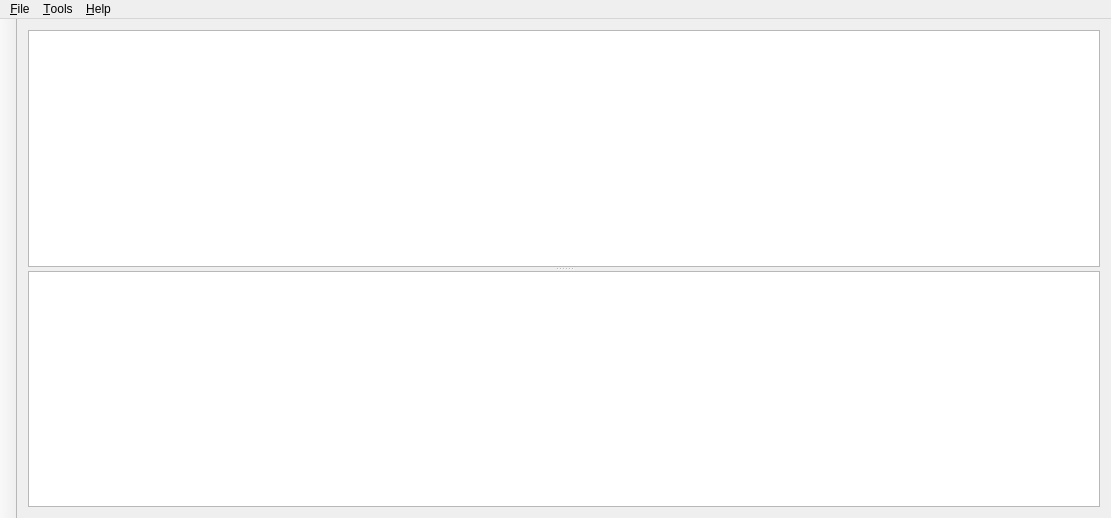
<?xml version="1.0" encoding="UTF-8"?>
<ui version="4.0">
 <class>MainWindow</class>
 <widget class="QMainWindow" name="MainWindow">
  <property name="geometry">
   <rect>
    <x>0</x>
    <y>0</y>
    <width>1111</width>
    <height>518</height>
   </rect>
  </property>
  <property name="windowTitle">
   <string>Entropy piano tuner</string>
  </property>
  <property name="windowIcon">
   <iconset resource="../../media/media.qrc">
    <normaloff>:/media/images/icon_256x256.png</normaloff>:/media/images/icon_256x256.png</iconset>
  </property>
  <widget class="QWidget" name="centralWidget">
   <layout class="QVBoxLayout" name="verticalLayout">
    <item>
     <layout class="QHBoxLayout" name="controlLayout"/>
    </item>
    <item>
     <widget class="QSplitter" name="graphSplitter">
      <property name="sizePolicy">
       <sizepolicy hsizetype="Preferred" vsizetype="Expanding">
        <horstretch>1</horstretch>
        <verstretch>1</verstretch>
       </sizepolicy>
      </property>
      <property name="orientation">
       <enum>Qt::Orientation::Vertical</enum>
      </property>
      <property name="childrenCollapsible">
       <bool>false</bool>
      </property>
      <widget class="TuningCurveGraph" name="tuningCurveGraphicsView">
       <property name="sizePolicy">
        <sizepolicy hsizetype="Expanding" vsizetype="Expanding">
         <horstretch>0</horstretch>
         <verstretch>1</verstretch>
        </sizepolicy>
       </property>
       <property name="whatsThis">
        <string>&lt;html&gt;&lt;head/&gt;&lt;body&gt;&lt;p&gt;This windows displays the tuning curve.&lt;/p&gt;&lt;/body&gt;&lt;/html&gt;</string>
       </property>
      </widget>
      <widget class="FourierSpectrumGraph" name="fourierSpectrumGraphics">
       <property name="sizePolicy">
        <sizepolicy hsizetype="Expanding" vsizetype="Expanding">
         <horstretch>0</horstretch>
         <verstretch>1</verstretch>
        </sizepolicy>
       </property>
       <property name="whatsThis">
        <string>&lt;html&gt;&lt;head/&gt;&lt;body&gt;&lt;p&gt;This window displays the recorded spectrum of a single note. Bars will indicate the peaks that were found during the analysis.&lt;/p&gt;&lt;/body&gt;&lt;/html&gt;</string>
       </property>
      </widget>
     </widget>
    </item>
   </layout>
  </widget>
  <widget class="QMenuBar" name="menuBar">
   <property name="geometry">
    <rect>
     <x>0</x>
     <y>0</y>
     <width>1111</width>
     <height>19</height>
    </rect>
   </property>
   <widget class="QMenu" name="menuFile">
    <property name="title">
     <string>&amp;File</string>
    </property>
    <addaction name="action_New"/>
    <addaction name="actionOpen"/>
    <addaction name="separator"/>
    <addaction name="actionSave"/>
    <addaction name="actionSave_As"/>
    <addaction name="separator"/>
    <addaction name="actionShare"/>
    <addaction name="actionExit"/>
   </widget>
   <widget class="QMenu" name="menuTools">
    <property name="title">
     <string>&amp;Tools</string>
    </property>
    <addaction name="actionEdit_piano_data_sheet"/>
    <addaction name="actionClear_pitches"/>
    <addaction name="separator"/>
    <addaction name="actionOptions"/>
   </widget>
   <widget class="QMenu" name="menuHelp">
    <property name="title">
     <string>&amp;Help</string>
    </property>
    <addaction name="actionTutorial"/>
    <addaction name="actionManual"/>
    <addaction name="separator"/>
    <addaction name="actionAbout"/>
    <addaction name="actionView_log"/>
    <addaction name="separator"/>
    <addaction name="separator"/>
   </widget>
   <addaction name="menuFile"/>
   <addaction name="menuTools"/>
   <addaction name="menuHelp"/>
  </widget>
  <widget class="QToolBar" name="modeToolBar">
   <property name="movable">
    <bool>false</bool>
   </property>
   <property name="allowedAreas">
    <set>Qt::ToolBarArea::LeftToolBarArea</set>
   </property>
   <attribute name="toolBarArea">
    <enum>LeftToolBarArea</enum>
   </attribute>
   <attribute name="toolBarBreak">
    <bool>false</bool>
   </attribute>
  </widget>
  <action name="actionOpen">
   <property name="text">
    <string>&amp;Open</string>
   </property>
  </action>
  <action name="actionSave">
   <property name="text">
    <string>&amp;Save</string>
   </property>
  </action>
  <action name="actionExit">
   <property name="text">
    <string>E&amp;xit</string>
   </property>
  </action>
  <action name="actionAbout">
   <property name="text">
    <string>About</string>
   </property>
  </action>
  <action name="actionSave_As">
   <property name="text">
    <string>Save &amp;As</string>
   </property>
  </action>
  <action name="action_New">
   <property name="text">
    <string>&amp;New</string>
   </property>
  </action>
  <action name="actionEdit_piano_data_sheet">
   <property name="text">
    <string>&amp;Edit piano data sheet</string>
   </property>
  </action>
  <action name="actionShare">
   <property name="icon">
    <iconset theme="document-send"/>
   </property>
   <property name="text">
    <string>Share</string>
   </property>
   <property name="visible">
    <bool>false</bool>
   </property>
  </action>
  <action name="actionView_log">
   <property name="text">
    <string>View log</string>
   </property>
  </action>
  <action name="actionOptions">
   <property name="text">
    <string>&amp;Options</string>
   </property>
  </action>
  <action name="actionClear_pitches">
   <property name="text">
    <string>&amp;Clear pitch markers</string>
   </property>
   <property name="toolTip">
    <string>Clear pitch markers</string>
   </property>
  </action>
  <action name="actionManual">
   <property name="text">
    <string>Manual</string>
   </property>
  </action>
  <action name="actionTutorial">
   <property name="text">
    <string>Tutorial</string>
   </property>
  </action>
 </widget>
 <layoutdefault spacing="6" margin="11"/>
 <customwidgets>
  <customwidget>
   <class>FourierSpectrumGraph</class>
   <extends>QGraphicsView</extends>
   <header>drawers/fourierspectrumgraph.h</header>
  </customwidget>
  <customwidget>
   <class>TuningCurveGraph</class>
   <extends>QGraphicsView</extends>
   <header>drawers/tuningcurvegraph.h</header>
  </customwidget>
 </customwidgets>
 <resources>
  <include location="../../media/media.qrc"/>
 </resources>
 <connections>
  <connection>
   <sender>actionExit</sender>
   <signal>triggered()</signal>
   <receiver>MainWindow</receiver>
   <slot>close()</slot>
   <hints>
    <hint type="sourcelabel">
     <x>-1</x>
     <y>-1</y>
    </hint>
    <hint type="destinationlabel">
     <x>474</x>
     <y>332</y>
    </hint>
   </hints>
  </connection>
  <connection>
   <sender>actionOpen</sender>
   <signal>triggered()</signal>
   <receiver>MainWindow</receiver>
   <slot>onFileOpen()</slot>
   <hints>
    <hint type="sourcelabel">
     <x>-1</x>
     <y>-1</y>
    </hint>
    <hint type="destinationlabel">
     <x>474</x>
     <y>332</y>
    </hint>
   </hints>
  </connection>
  <connection>
   <sender>actionSave</sender>
   <signal>triggered()</signal>
   <receiver>MainWindow</receiver>
   <slot>onFileSave()</slot>
   <hints>
    <hint type="sourcelabel">
     <x>-1</x>
     <y>-1</y>
    </hint>
    <hint type="destinationlabel">
     <x>474</x>
     <y>332</y>
    </hint>
   </hints>
  </connection>
  <connection>
   <sender>actionAbout</sender>
   <signal>triggered()</signal>
   <receiver>MainWindow</receiver>
   <slot>onAbout()</slot>
   <hints>
    <hint type="sourcelabel">
     <x>-1</x>
     <y>-1</y>
    </hint>
    <hint type="destinationlabel">
     <x>474</x>
     <y>332</y>
    </hint>
   </hints>
  </connection>
  <connection>
   <sender>actionSave_As</sender>
   <signal>triggered()</signal>
   <receiver>MainWindow</receiver>
   <slot>onFileSaveAs()</slot>
   <hints>
    <hint type="sourcelabel">
     <x>-1</x>
     <y>-1</y>
    </hint>
    <hint type="destinationlabel">
     <x>384</x>
     <y>292</y>
    </hint>
   </hints>
  </connection>
  <connection>
   <sender>action_New</sender>
   <signal>triggered()</signal>
   <receiver>MainWindow</receiver>
   <slot>onFileNew()</slot>
   <hints>
    <hint type="sourcelabel">
     <x>-1</x>
     <y>-1</y>
    </hint>
    <hint type="destinationlabel">
     <x>384</x>
     <y>292</y>
    </hint>
   </hints>
  </connection>
  <connection>
   <sender>actionEdit_piano_data_sheet</sender>
   <signal>triggered()</signal>
   <receiver>MainWindow</receiver>
   <slot>onEditPianoDataSheet()</slot>
   <hints>
    <hint type="sourcelabel">
     <x>-1</x>
     <y>-1</y>
    </hint>
    <hint type="destinationlabel">
     <x>384</x>
     <y>292</y>
    </hint>
   </hints>
  </connection>
  <connection>
   <sender>actionShare</sender>
   <signal>triggered()</signal>
   <receiver>MainWindow</receiver>
   <slot>onFileShare()</slot>
   <hints>
    <hint type="sourcelabel">
     <x>-1</x>
     <y>-1</y>
    </hint>
    <hint type="destinationlabel">
     <x>384</x>
     <y>292</y>
    </hint>
   </hints>
  </connection>
  <connection>
   <sender>actionView_log</sender>
   <signal>triggered()</signal>
   <receiver>MainWindow</receiver>
   <slot>onViewLog()</slot>
   <hints>
    <hint type="sourcelabel">
     <x>-1</x>
     <y>-1</y>
    </hint>
    <hint type="destinationlabel">
     <x>384</x>
     <y>292</y>
    </hint>
   </hints>
  </connection>
  <connection>
   <sender>actionOptions</sender>
   <signal>triggered()</signal>
   <receiver>MainWindow</receiver>
   <slot>onOptions()</slot>
   <hints>
    <hint type="sourcelabel">
     <x>-1</x>
     <y>-1</y>
    </hint>
    <hint type="destinationlabel">
     <x>535</x>
     <y>310</y>
    </hint>
   </hints>
  </connection>
  <connection>
   <sender>actionClear_pitches</sender>
   <signal>triggered()</signal>
   <receiver>MainWindow</receiver>
   <slot>onResetRecording()</slot>
   <hints>
    <hint type="sourcelabel">
     <x>-1</x>
     <y>-1</y>
    </hint>
    <hint type="destinationlabel">
     <x>536</x>
     <y>310</y>
    </hint>
   </hints>
  </connection>
  <connection>
   <sender>actionManual</sender>
   <signal>triggered()</signal>
   <receiver>MainWindow</receiver>
   <slot>onManual()</slot>
   <hints>
    <hint type="sourcelabel">
     <x>-1</x>
     <y>-1</y>
    </hint>
    <hint type="destinationlabel">
     <x>555</x>
     <y>258</y>
    </hint>
   </hints>
  </connection>
  <connection>
   <sender>actionTutorial</sender>
   <signal>triggered()</signal>
   <receiver>MainWindow</receiver>
   <slot>onTutorial()</slot>
   <hints>
    <hint type="sourcelabel">
     <x>-1</x>
     <y>-1</y>
    </hint>
    <hint type="destinationlabel">
     <x>555</x>
     <y>258</y>
    </hint>
   </hints>
  </connection>
 </connections>
 <slots>
  <slot>onFileSave()</slot>
  <slot>onFileOpen()</slot>
  <slot>onAbout()</slot>
  <slot>onStartCalculation()</slot>
  <slot>onFileSaveAs()</slot>
  <slot>onFileNew()</slot>
  <slot>onEditPianoDataSheet()</slot>
  <slot>onFileShare()</slot>
  <slot>onViewLog()</slot>
  <slot>onGuideEnabled(bool)</slot>
  <slot>onOptions()</slot>
  <slot>onInputLevelChanged(int)</slot>
  <slot>onResetRecording()</slot>
  <slot>onResetNoiseLevel()</slot>
  <slot>onManual()</slot>
  <slot>onToggleMute(bool)</slot>
  <slot>onTutorial()</slot>
 </slots>
</ui>
